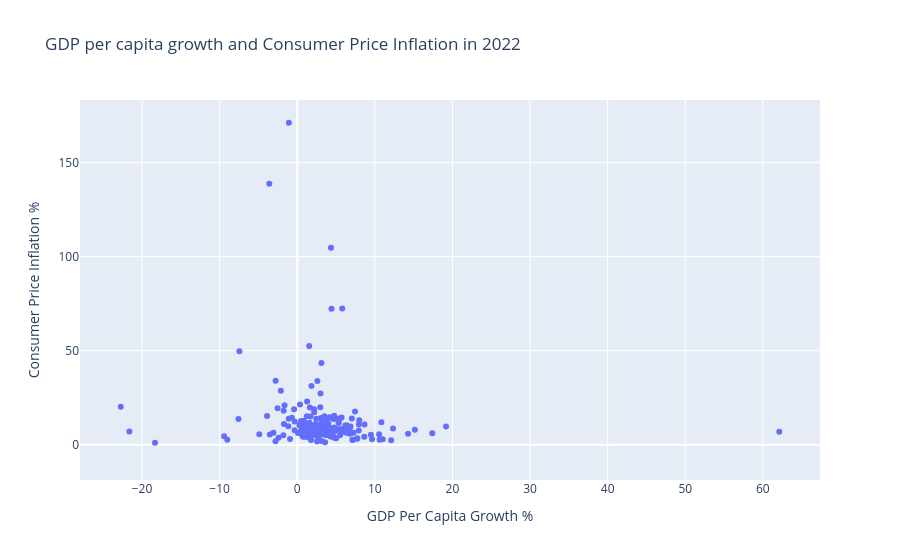

The notebook cell saved with this chart:
### Code cell
# Plot (2)
fig102 = px.scatter(df102,
                    x = "GDP Per Capita Growth %", 
                    y = "Consumer Price Inflation %",
                    hover_data = ["Country Code"],
                    title = "GDP per capita growth and Consumer Price Inflation in 2022")
fig102.show()

### Figure 1 — Plotly figure (JSON) as saved in the notebook; plotly's stock layout.template omitted (floating-point values rounded to 4 significant figures; data arrays with more than 128 entries replaced by an {"elided": "..."} marker saying what was removed)
{"data": [{"customdata": {"elided": "291x1 str values"}, "hovertemplate": "GDP Per Capita Growth %=%{x}<br>Consumer Price Inflation %=%{y}<br>Country Code=%{customdata[0]}<extra></extra>", "legendgroup": "", "marker": {"color": "#636efa", "symbol": "circle"}, "mode": "markers", "name": "", "orientation": "v", "showlegend": false, "type": "scatter", "x": {"elided": "291 mixed values"}, "xaxis": "x", "y": {"elided": "291 mixed values"}, "yaxis": "y"}], "layout": {"legend": {"tracegroupgap": 0}, "title": {"text": "GDP per capita growth and Consumer Price Inflation in 2022"}, "xaxis": {"anchor": "y", "domain": [0, 1], "title": {"text": "GDP Per Capita Growth %"}}, "yaxis": {"anchor": "x", "domain": [0, 1], "title": {"text": "Consumer Price Inflation %"}}}}
